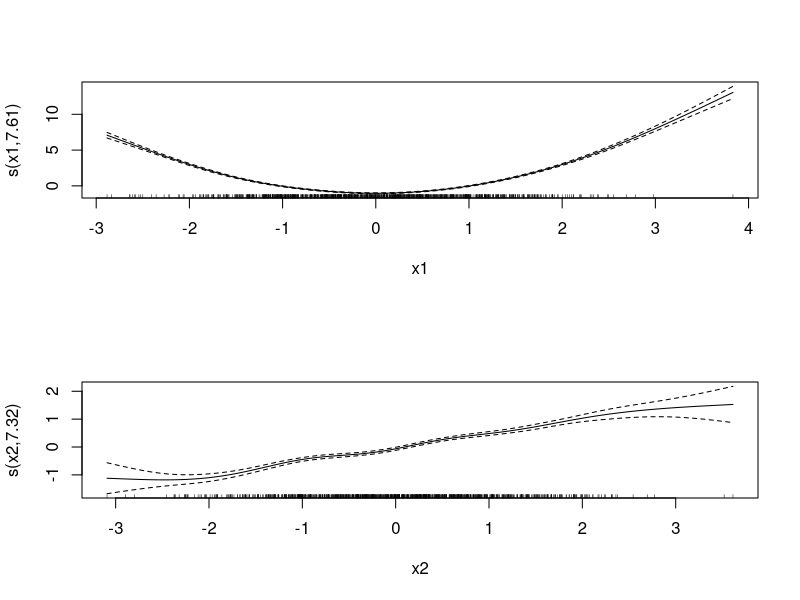
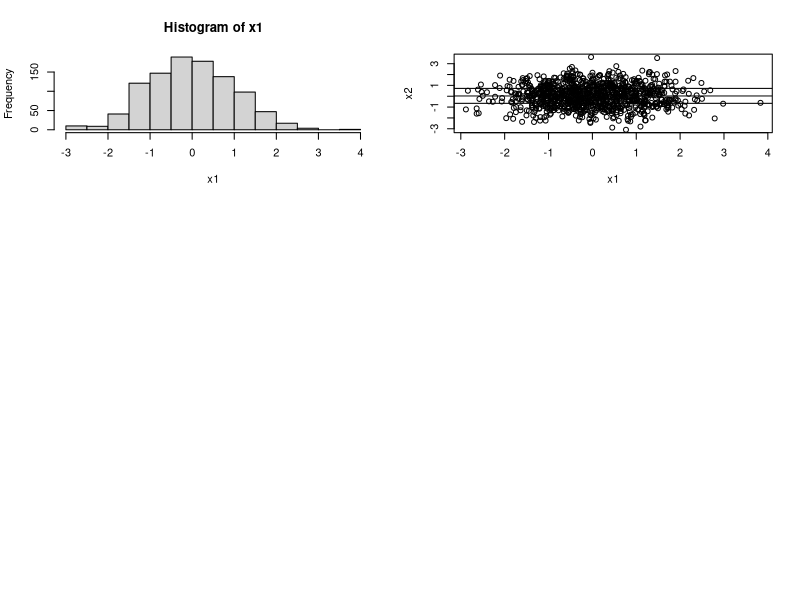

Reproduce these figures in R, in order. (Note: this script raises an error after producing the figures.)
# TEst
# Estimation par backfitting dans les modèles additifs non linéaires
library(nlme)
library(mgcv)

### Etude par Simulation
# fonctions
f1 = function(x){
	f1 = x^2 - 1
}

f2 = function(x){
	f2 = x/2
}

# Simulation
n = 1000
sig2 = 0.25
mu = 0
x1 = rnorm(n, mean=0, sd=1)
x2 = rnorm(n, mean=0, sd=1)

y = mu + f1(x1) + f2(x2) + rnorm(n, mean=0, sd=sqrt(sig2))

# Estimation
modgam <- gam(y ~ s(x1) + s(x2))
summary(modgam)
par(mfrow=c(2, 1))
plot(modgam,scale=0,select=1,shade=TRUE, shade.col="cyan")
plot(modgam,scale=0,select=2,shade=TRUE, shade.col="cyan")

par(mfrow=c(3,2))
hist(x1)
plot(x1, x2)
abline(h=quantile(x2, 0.25))
abline(h=quantile(x2, 0.5))
abline(h=quantile(x2, 0.75))


x2_b = NULL
x1_b = NULL
y_b = NULL

x2_mb = NULL
x1_mb = NULL
y_mb = NULL

x2_mh = NULL
x1_mh = NULL
y_mh = NULL

x2_h = NULL
x1_h = NULL
y_h = NULL

b = 1
mb = 1
mh = 1
h = 1
for(i in 1:length(x2)){
	if(x2[i] < quantile(x2, 0.25)){
		x2_b[j] = x2[i]
		x1_b[j] = x1[i]
		y_b[j] = y[i]
		j = j + 1
	}
	if(x2[i] > quantile(x2, 0.25) & x2[i] < quantile(x2, 0.5)){
		x2_mb[mb] = x2[i]
		x1_mb[mb] = x1[i]
		y_mb[mb] = y[i]
		mb = mb + 1
	}
	if(x2[i] > quantile(x2, 0.5) & x2[i] < quantile(x2, 0.75)){
		x2_mh[mh] = x2[i]
		x1_mh[mh] = x1[i]
		y_mh[mh] = y[i]
		mh = mh + 1
	}
	if(x2[i] > quantile(x2, 0.75)){
		x2_h[h] = x2[i]
		x1_h[h] = x1[i]
		y_h[h] = y[i]
		h = h + 1
	}
}

modgam_b <- gam(y_b ~ s(x1_b) +s(x2_b))
modgam_mb <- gam(y_mb ~ s(x1_mb) +s(x2_mb))
modgam_mh <- gam(y_mh ~ s(x1_mh) +s(x2_mh))
modgam_h <- gam(y_h ~ s(x1_h) +s(x2_h))
plot(modgam_b,scale=0,select=1,shade=TRUE, shade.col="cyan", lwd=2)
lines(seq(-3,3, b=0.2), f1(seq(-3,3, b=0.2)), lwd=2, col="red")
plot(modgam_mb,scale=0,select=1,shade=TRUE, shade.col="cyan", lwd=2)
lines(seq(-3,3, b=0.2), f1(seq(-3,3, b=0.2)), lwd=2, col="red")
plot(modgam_mh,scale=0,select=1,shade=TRUE, shade.col="cyan", lwd=2)
lines(seq(-3,3, b=0.2), f1(seq(-3,3, b=0.2)), lwd=2, col="red")
plot(modgam_h,scale=0,select=1,shade=TRUE, shade.col="cyan", lwd=2)
lines(seq(-3,3, b=0.2), f1(seq(-3,3, b=0.2)), lwd=2, col="red")






#### Partial estimation
# 9 regions de proba 1/9
patial = function(x1, x2, x3, y){

n = length(x1)
x1r = matrix(data=NA, nrow=n, ncol=9)
x2r = matrix(data=NA, nrow=n, ncol=9)
x3r = matrix(data=NA, nrow=n, ncol=9)
yr = matrix(data=NA, nrow=n, ncol=9)

ir = c(1,1,1,1,1,1,1,1,1)

for(i in 1:n){
	# Which region
	if(x1[i] < quantile(x1, 1/3)){
		if(x2[i] < quantile(x2, 1/3)){
			region = 1
		}
		if(x2[i] > quantile(x2, 1/3) & x2[i] < quantile(x2, 2/3)){
			region = 2
		}
		if(x2[i] > quantile(x2, 2/3)){
			region = 3
		}
	}
	if(x1[i] > quantile(x1, 1/3) & x1[i] < quantile(x1, 2/3)){
		if(x2[i] < quantile(x2, 1/3)){
			region = 4
		}
		if(x2[i] > quantile(x2, 1/3) & x2[i] < quantile(x2, 2/3)){
			region = 5
		}
		if(x2[i] > quantile(x2, 2/3)){
			region = 6
		}
	}
	if(x1[i] > quantile(x1, 2/3)){
		if(x2[i] < quantile(x2, 1/3)){
			region = 7
		}
		if(x2[i] > quantile(x2, 1/3) & x2[i] < quantile(x2, 2/3)){
			region = 8
		}
		if(x2[i] > quantile(x2, 2/3)){
			region = 9
		}
	}
	
	# Affect
	x1r[ir[region], region] = x1[i]
	x2r[ir[region], region] = x2[i]
	x3r[ir[region], region] = x3[i]
	yr[ir[region], region] = y[i]
	ir[region] = ir[region] + 1
}

# Estimation partielle
modgam_1 <- gam(yr[1:ir[1]-1,1] ~ s(x1r[1:ir[1]-1,1]) + s(x2r[1:ir[1]-1,1]) + s(x3r[1:ir[1]-1,1]))
modgam_2 <- gam(yr[1:ir[2]-1,2] ~ s(x1r[1:ir[2]-1,2]) + s(x2r[1:ir[2]-1,2]) + s(x3r[1:ir[2]-1,2]))
modgam_3 <- gam(yr[1:ir[3]-1,3] ~ s(x1r[1:ir[3]-1,3]) + s(x2r[1:ir[3]-1,3]) + s(x3r[1:ir[3]-1,3]))
modgam_4 <- gam(yr[1:ir[4]-1,4] ~ s(x1r[1:ir[4]-1,4]) + s(x2r[1:ir[4]-1,4]) + s(x3r[1:ir[4]-1,4]))
modgam_5 <- gam(yr[1:ir[5]-1,5] ~ s(x1r[1:ir[5]-1,5]) + s(x2r[1:ir[5]-1,5]) + s(x3r[1:ir[5]-1,5]))
modgam_6 <- gam(yr[1:ir[6]-1,6] ~ s(x1r[1:ir[6]-1,6]) + s(x2r[1:ir[6]-1,6]) + s(x3r[1:ir[6]-1,6]))
modgam_7 <- gam(yr[1:ir[7]-1,7] ~ s(x1r[1:ir[7]-1,7]) + s(x2r[1:ir[7]-1,7]) + s(x3r[1:ir[7]-1,7]))
modgam_8 <- gam(yr[1:ir[8]-1,8] ~ s(x1r[1:ir[8]-1,8]) + s(x2r[1:ir[8]-1,8]) + s(x3r[1:ir[8]-1,8]))
modgam_9 <- gam(yr[1:ir[9]-1,9] ~ s(x1r[1:ir[9]-1,9]) + s(x2r[1:ir[9]-1,9]) + s(x3r[1:ir[9]-1,9]))

modgam <- gam(y ~ s(x1) + s(x2) + s(x3))

# Plots
par(mfrow=c(4,3))
hist(x3)

plot(x1, x2)
abline(v=quantile(x1, 1/3), col="red")
abline(v=quantile(x1, 2/3), col="red")
abline(h=quantile(x2, 1/3), col="red")
abline(h=quantile(x2, 2/3), col="red")

plot(modgam,scale=0,select=3,shade=TRUE, lwd=2, col="red" )

plot(modgam_1,scale=0,select=3,shade=TRUE, shade.col="cyan")
plot(modgam_2,scale=0,select=3,shade=TRUE, shade.col="cyan")
plot(modgam_3,scale=0,select=3,shade=TRUE, shade.col="cyan")

plot(modgam_4,scale=0,select=3,shade=TRUE, shade.col="cyan")
plot(modgam_5,scale=0,select=3,shade=TRUE, shade.col="cyan")
plot(modgam_6,scale=0,select=3,shade=TRUE, shade.col="cyan")

plot(modgam_7,scale=0,select=3,shade=TRUE, shade.col="cyan")
plot(modgam_8,scale=0,select=3,shade=TRUE, shade.col="cyan")
plot(modgam_9,scale=0,select=3,shade=TRUE, shade.col="cyan")
}














